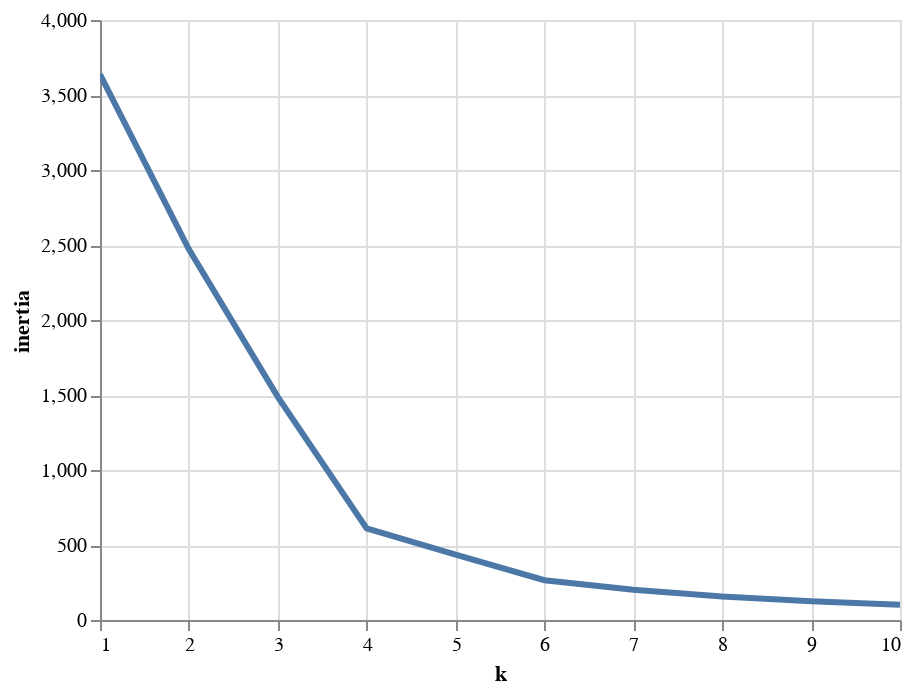

The notebook cell this image was saved under:
### Markdown cell above
### Clustering Crytocurrencies Using K-Means

#### Find the Best Value for `k` Using the Elbow Curve

### Code cell
inertia = []
k = list(range(1, 11))


# Calculate the inertia for the range of k values
for i in k:
    km = KMeans(n_clusters=i, random_state=1)
    km.fit(pca_df)
    inertia.append(km.inertia_)

# Create the Elbow Curve using hvPlot
elbow_data = {"k": k, "inertia": inertia}
df_elbow = pd.DataFrame(elbow_data)

alt.Chart(df_elbow).mark_line(size=3).encode(
    alt.X("k"),
    alt.Y("inertia"),
    tooltip=["k", "inertia"]

).interactive()

### Figure 1 — Vega-Lite specification as saved in the notebook (floating-point values rounded to 4 significant figures)
{"config": {"view": {"continuousWidth": 400, "continuousHeight": 300}}, "data": {"name": "data-b6acdaa27536dc2ff5f4d7999da70b50"}, "mark": {"type": "line", "size": 3}, "encoding": {"tooltip": [{"type": "quantitative", "field": "k"}, {"type": "quantitative", "field": "inertia"}], "x": {"type": "quantitative", "field": "k"}, "y": {"type": "quantitative", "field": "inertia"}}, "selection": {"selector043": {"type": "interval", "bind": "scales", "encodings": ["x", "y"]}}, "$schema": "https://vega.github.io/schema/vega-lite/v4.8.1.json", "datasets": {"data-b6acdaa27536dc2ff5f4d7999da70b50": [{"k": 1, "inertia": 3638.0}, {"k": 2, "inertia": 2471.0}, {"k": 3, "inertia": 1487.0}, {"k": 4, "inertia": 610.9}, {"k": 5, "inertia": 436.6}, {"k": 6, "inertia": 265.3}, {"k": 7, "inertia": 201.9}, {"k": 8, "inertia": 157.1}, {"k": 9, "inertia": 125.4}, {"k": 10, "inertia": 101.3}]}}
